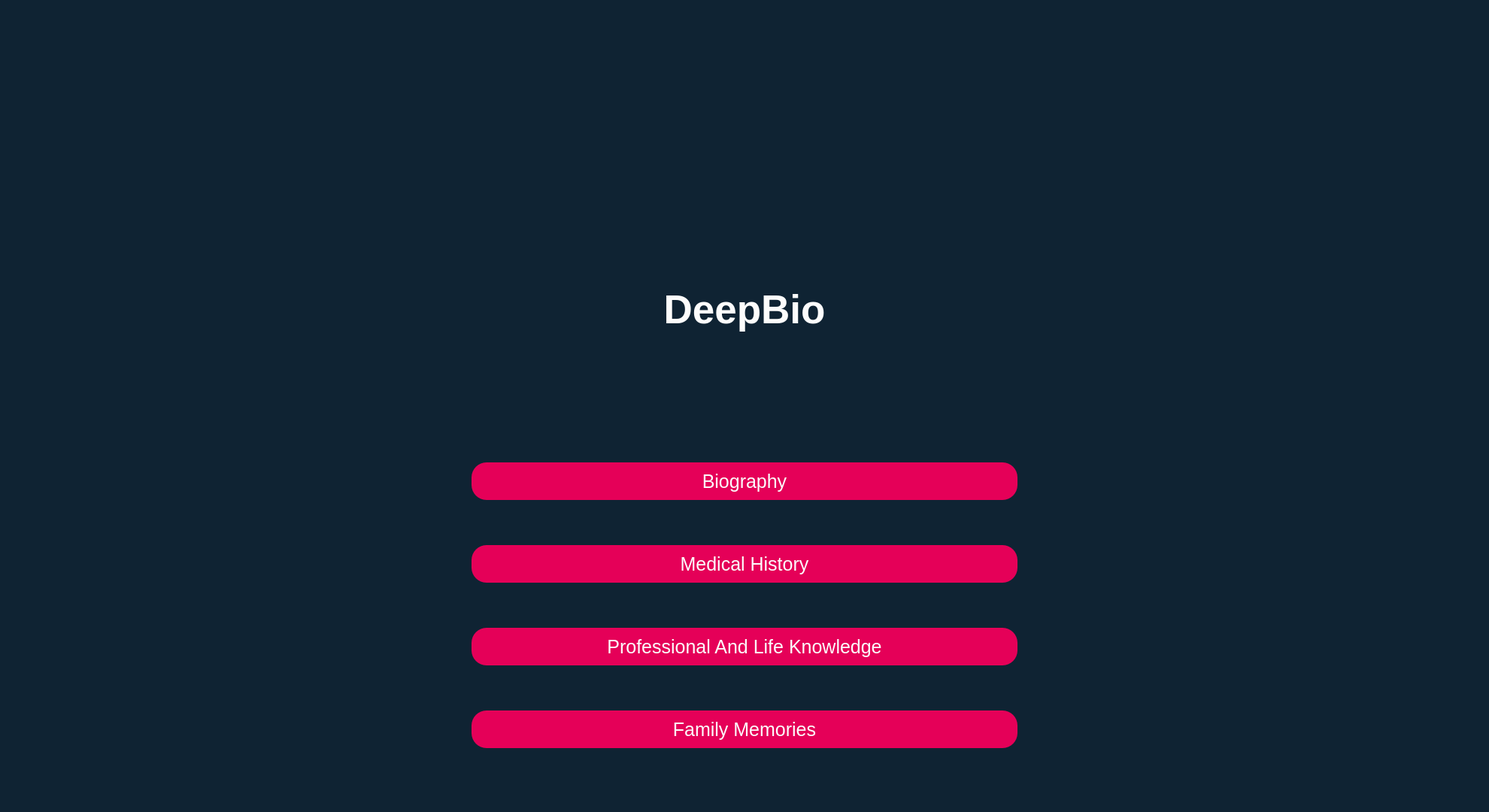
<?xml version="1.0" encoding="UTF-8"?>
<ui version="4.0">
 <class>NewMain</class>
 <widget class="QMainWindow" name="NewMain">
  <property name="geometry">
   <rect>
    <x>0</x>
    <y>0</y>
    <width>1980</width>
    <height>1080</height>
   </rect>
  </property>
  <property name="windowTitle">
   <string>MainWindow</string>
  </property>
  <property name="styleSheet">
   <string notr="true">QWidget #centralwidget {
	background-color: #0F2333;
}

QLabel#titleLabel {
	color: #FCFCFC;
}

QPushButton#volumePushButton {
	background-color: #E50058;
	color: #FCFCFC;
	border-radius: 10px;
    min-width: 50px;
    min-height: 25px;
	font: 15px;
}

QPushButton#volumePushButton:hover {
	background-color: #FF740F;
}

QPushButton#volumePushButton:pressed {
	background-color:#FFBE36;
}

QPushButton {
	background-color: #E50058;
	color: #FCFCFC;
	border-radius: 20px;
    min-width: 100px;
    min-height: 50px;
	font: 25px;
}

QPushButton:hover {
	background-color: #FF740F;
}

QPushButton:pressed {
	background-color:#FFBE36;
}

QPlainTextEdit {
	background-color: rgb(255,255,255);
	border-radius: 10px;
}</string>
  </property>
  <widget class="QWidget" name="centralwidget">
   <layout class="QVBoxLayout" name="verticalLayout">
    <item>
     <widget class="QWidget" name="widget" native="true">
      <layout class="QVBoxLayout" name="verticalLayout_3">
       <item>
        <spacer name="verticalSpacer">
         <property name="orientation">
          <enum>Qt::Vertical</enum>
         </property>
         <property name="sizeType">
          <enum>QSizePolicy::Preferred</enum>
         </property>
         <property name="sizeHint" stdset="0">
          <size>
           <width>20</width>
           <height>40</height>
          </size>
         </property>
        </spacer>
       </item>
       <item>
        <widget class="QLabel" name="logoLabel">
         <property name="styleSheet">
          <string notr="true">image: url(:/newPrefix/images/deep_bio.jpeg);</string>
         </property>
         <property name="text">
          <string/>
         </property>
        </widget>
       </item>
       <item>
        <widget class="QLabel" name="titleLabel">
         <property name="font">
          <font>
           <pointsize>40</pointsize>
           <weight>75</weight>
           <bold>true</bold>
          </font>
         </property>
         <property name="text">
          <string>DeepBio</string>
         </property>
         <property name="alignment">
          <set>Qt::AlignCenter</set>
         </property>
        </widget>
       </item>
      </layout>
     </widget>
    </item>
    <item>
     <widget class="QWidget" name="widget_2" native="true">
      <layout class="QHBoxLayout" name="horizontalLayout_2">
       <item>
        <spacer name="horizontalSpacer">
         <property name="orientation">
          <enum>Qt::Horizontal</enum>
         </property>
         <property name="sizeType">
          <enum>QSizePolicy::Maximum</enum>
         </property>
         <property name="sizeHint" stdset="0">
          <size>
           <width>600</width>
           <height>20</height>
          </size>
         </property>
        </spacer>
       </item>
       <item>
        <widget class="QWidget" name="widget_3" native="true">
         <layout class="QVBoxLayout" name="verticalLayout_2">
          <item>
           <widget class="QPushButton" name="bioPushButton">
            <property name="text">
             <string>Biography</string>
            </property>
           </widget>
          </item>
          <item>
           <widget class="QPushButton" name="medPushButton">
            <property name="text">
             <string>Medical History</string>
            </property>
           </widget>
          </item>
          <item>
           <widget class="QPushButton" name="proPushButton">
            <property name="text">
             <string>Professional And Life Knowledge</string>
            </property>
           </widget>
          </item>
          <item>
           <widget class="QPushButton" name="famPushButton">
            <property name="text">
             <string>Family Memories</string>
            </property>
           </widget>
          </item>
         </layout>
        </widget>
       </item>
       <item>
        <spacer name="horizontalSpacer_2">
         <property name="orientation">
          <enum>Qt::Horizontal</enum>
         </property>
         <property name="sizeType">
          <enum>QSizePolicy::Maximum</enum>
         </property>
         <property name="sizeHint" stdset="0">
          <size>
           <width>600</width>
           <height>20</height>
          </size>
         </property>
        </spacer>
       </item>
      </layout>
     </widget>
    </item>
   </layout>
  </widget>
 </widget>
 <resources>
  <include location="title_img.qrc"/>
 </resources>
 <connections/>
</ui>
